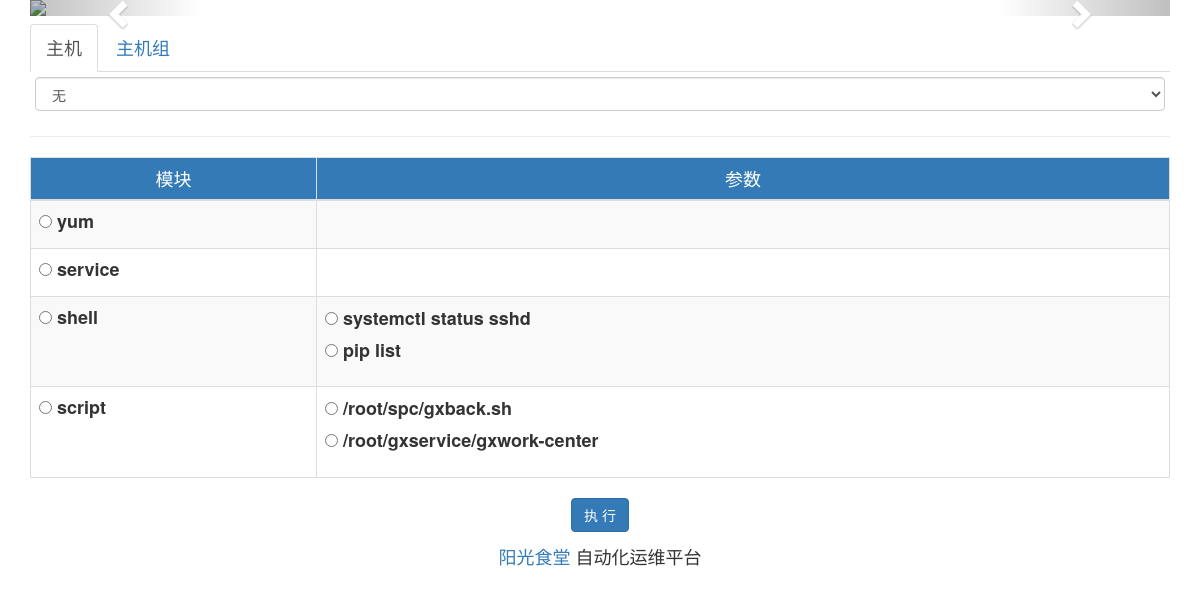
Screenshot of /webadmin/tasks/ with the database file from the repository.
### webadmin/models.py (models this page shows, shortened)
class Module(models.Model):
    modulename = models.CharField(max_length=50, unique=True, null=False)

class Args(models.Model):
    args_text = models.CharField(max_length=100)
    module = models.ForeignKey(Module, on_delete=models.CASCADE)

### webadmin/views.py (the view, shortened to what this page needs)
def tasks(request):
    hosts = Host.objects.all()
    groups = Group.objects.all()
    modules = Module.objects.all()
    objs = {'hosts': hosts, 'groups': groups, 'modules': modules}
    return render(request, 'webadmin/tasks.html', objs)

### templates/webadmin/tasks.html (shortened to what this page needs)
{% extends 'base.html' %}
{% load static %}
{% block content %}
    <ul class="nav nav-tabs h4" style="margin-top: 8px">
        <li class="active"><a href="#server" data-toggle="tab">主机</a></li>
        <li><a href="#servers" data-toggle="tab">主机组</a></li>
    </ul>
    <form action="" method="post">
        <div class="tab-content" style="padding: 5px;">
            <div class="tab-pane active fade in" id="server">
                <select class="form-control" name="host">
                    <option value="">无</option>
                </select>
            </div>
        </div>
        <hr>
        <table class="h4 table table-bordered table-striped table-hover">
            <thead class="bg-primary text-center">
                <tr>
                    <td>模块</td>
                    <td>参数</td>
                </tr>
            </thead>
            {% for module in modules %}
            <tr>
                <td>
                    <label>
                        <input type="radio" name="module" value="{{ module.modulename }}">
                        {{ module.modulename }}
                    </label>
                </td>
                <td>
                    <ul class="list-unstyled">
                        {% for args in module.args_set.all %}
                            <li>
                                <label>
                                    <input type="radio" name="args" value="{{ args.args_text }}">
                                    {{ args.args_text }}
                                </label>
                            </li>
                        {% endfor %}
                    </ul>
                </td>
            </tr>
        {% endfor %}
        </table>
        <div class="form-group text-center">
            <input class="btn btn-primary" type="submit" value="执 行">
        </div>
    </form>
{% endblock %}

### rows the page displays
Module: modulename "yum"
Module: modulename "service"
Module: modulename "shell"
Args: args_text "systemctl status sshd"
Args: args_text "pip list"
Module: modulename "script"
Args: args_text "/root/spc/gxback.sh"
Args: args_text "/root/gxservice/gxwork-center"
